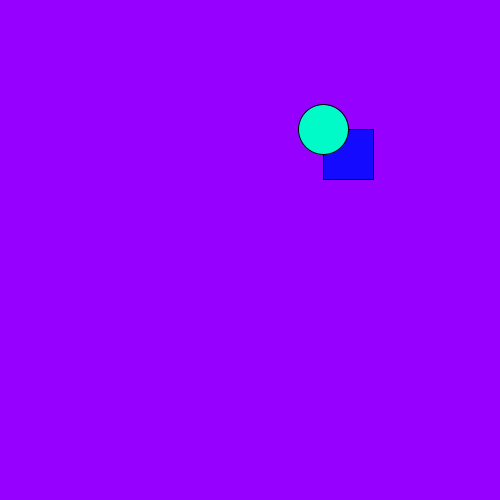
Frame 1 (no input)
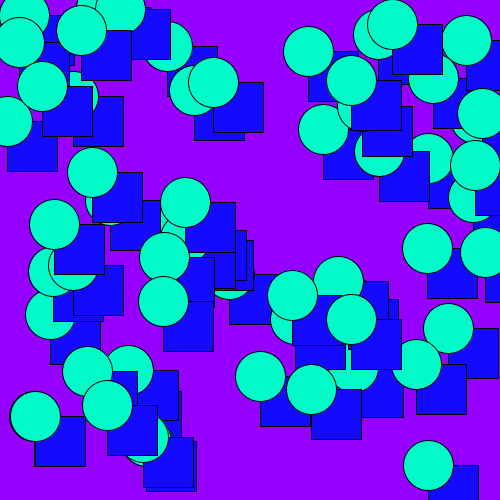
Frame 60 (the mouse pressed at the canvas centre just before this capture)
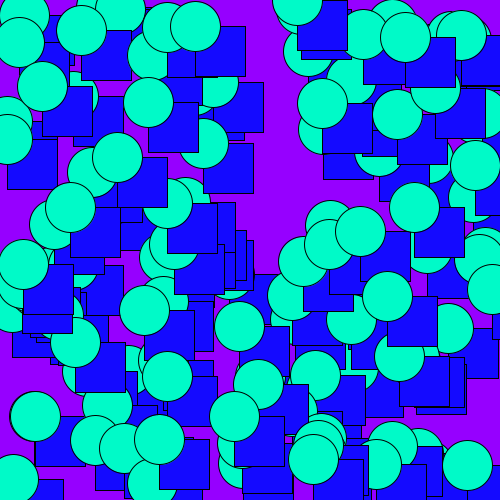
Frame 120 (the mouse held since frame 60 and released just before this capture)

The Processing sketch that drew these frames (run headless with seeded random() and noise(); from frame 60 on, the mouse is pressed at the canvas centre):

// Processing sketch: processing_172358
// ── processing_172358.pde

int counter;

void setup(){
  size(500,500);
  background(150,0,255);
}
void draw(){
  float pink=random(0,500);
  float purple=random(0,500);
  fill(20,10,255);
  rect(pink,purple,50,50);
  fill(0,250,200);
  ellipse(pink,purple,50,50);
}
